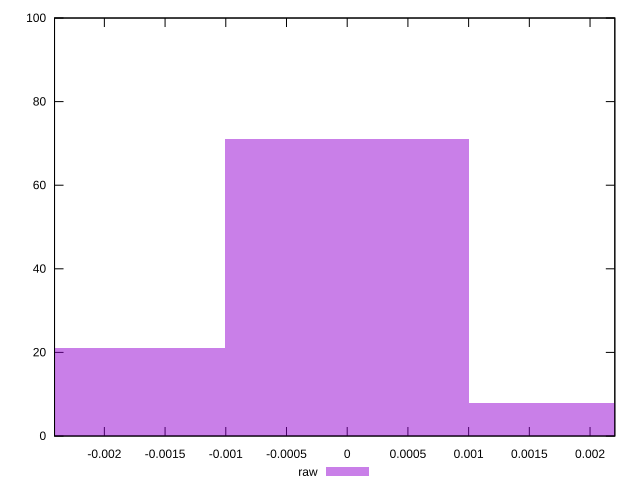

Here is the gnuplot script that generated this plot:
reset

$raw <<EOF
0.002014328255561252 8
0 71
-0.002014328255561252 21
EOF

set key outside below
set boxwidth 0.002014328255561252
set xrange [-0.0024103861397446425:0.0022040467973359094]
set yrange [0:100]
set trange [0:100]
set style fill transparent solid 0.5 noborder
set terminal svg size 640, 490 enhanced background rgb 'white'
set output "reports/report_00030_2021-02-24T20-42-31.540Z/meta/pScore-difference/samples/music/raw/histogram.svg"

plot $raw title "raw" with boxes

reset
